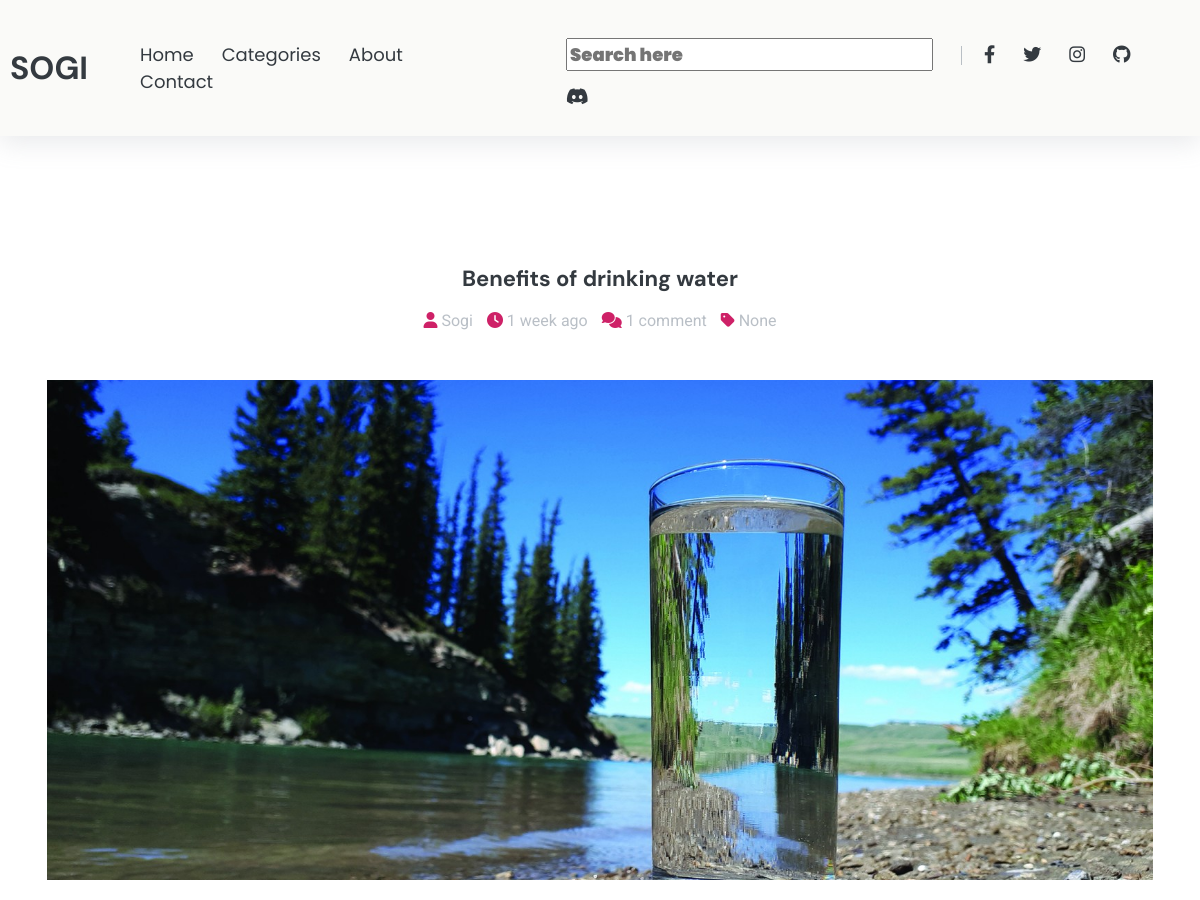
/post/1 (upper part), run on an earlier commit of the app's database.
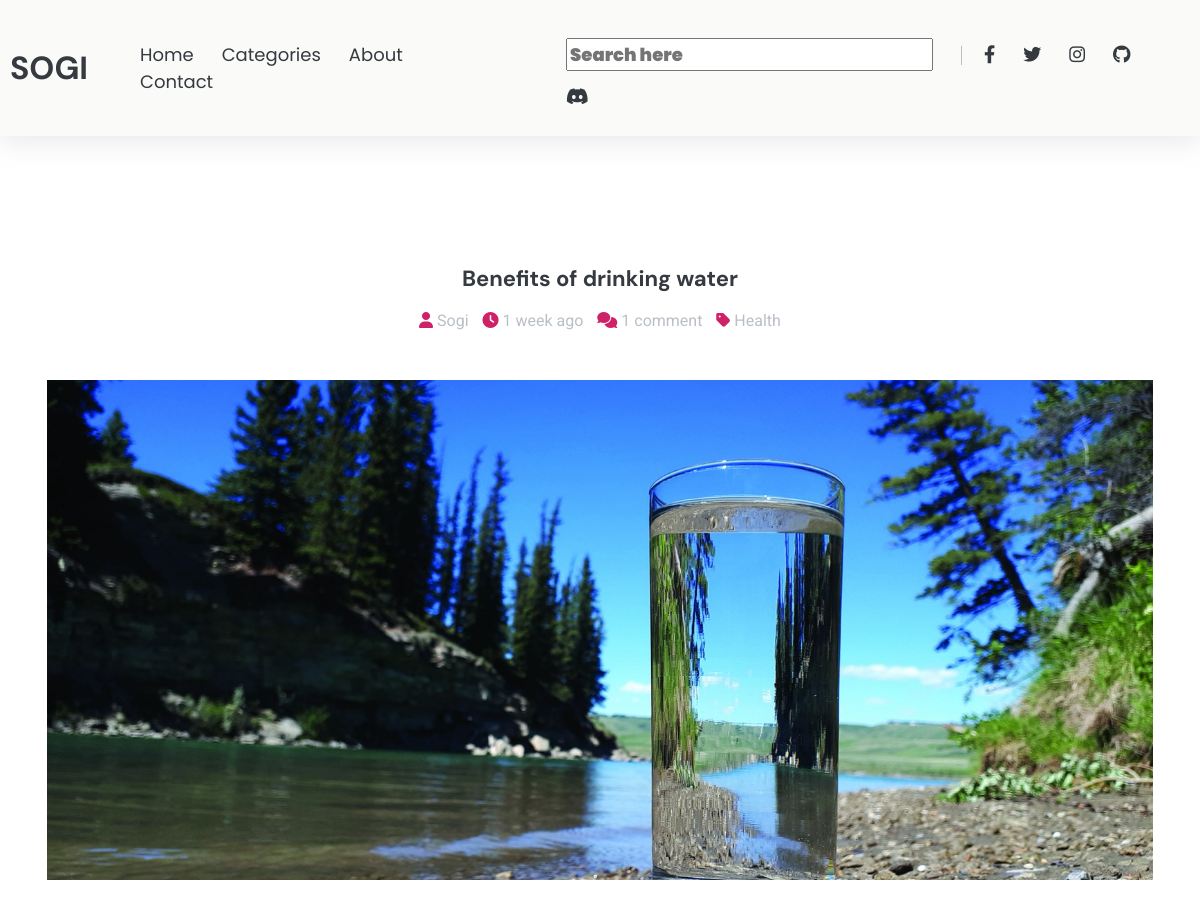
And on a later commit of the database.
### blog/models.py (models this page shows)
class Post(models.Model):
    author = models.ForeignKey(User, on_delete=models.CASCADE)
    title = models.CharField(max_length=254, null=True)
    topic = models.ForeignKey(Topic, on_delete=models.SET_NULL, null=True)
    thumbnail = models.ImageField(null=True, blank=True)
    content = RichTextField(blank=True, null=True)
    updated = models.DateTimeField(auto_now=True)
    created = models.DateTimeField(auto_now_add=True)
    class Meta:
        ordering = ['-created', '-updated']
    def __str__(self) -> str:
        return self.title

class Topic(models.Model):
    name = models.CharField(max_length=255)
    def __str__(self) -> str:
        return self.name

### blog/views.py (the view, shortened to what this page needs)
# urls.py: path('post/<str:pk>', views.post, name='post'),
def post(request, pk):
    form = BlogComment()
    post = Post.objects.get(id=pk)
    comments = post.comment_set.all()
    number = comments.count()
    context = {'post': post, 'comments': comments,
               'form': form, 'number': number}
    print(comments)
    return render(request, 'blog/article.html', context)

### blog/forms.py
class BlogComment(ModelForm):
    class Meta:
        model = Comment
        fields = ['name', 'email', 'body']

### blog/models.py (called while the page is built)
    def __str__(self) -> str:
        return self.body

### blog/templates/blog/article.html (shortened to what this page needs)
{% extends "blog/main.html" %}
{% load static %}
{% block content %}
    <main id="site-main">
        <section class="container">
            <article id="post">
                <div class="headings text-center">
                    <div class="title">
                        <h2 class="text-title text-dark display-1">{{post}}</h2>
                    </div>
                    <div class="meta">
                        <a href="#" class="link display-2 text-secondary px-1">
                            <i class="fas fa-user text-primary"></i> {{post.author|capfirst}}
                        </a>
                        <a href="#" class="link display-2 text-secondary px-1">
                            <i class="fas fa-clock text-primary"></i> {{post.created|timesince}} ago
                        </a>
                        <a href="#" class="link display-2 text-secondary px-1">
                            <i class="fas fa-comments text-primary"></i> {{number}} comment{{number|pluralize:'s'}}
                        </a>
                        <a href="#" class="link display-2 text-secondary px-1">
                            <i class="fas fa-tag text-primary"></i> {{post.topic}}
                        </a>
                    </div>
                </div>
                <div class="thumbnail mt-3">
                    <img src="{{post.thumbnail.url}}" class="thumbnail" alt="">
                </div>
            </article>
        </section>
    </main>
{% endblock content %}

### blog/templates/blog/main.html (shortened to what this page needs)
{% load static %}
<!DOCTYPE html>
<html lang="en">
<head>
    <link rel="stylesheet" href="https://cdnjs.cloudflare.com/ajax/libs/font-awesome/6.1.1/css/all.min.css"
 />
    <link rel="stylesheet" href="https://cdnjs.cloudflare.com/ajax/libs/Swiper/6.4.5/swiper-bundle.min.css"
 />
    <link rel="stylesheet" type="text/css" href="{% static 'blog/styles.css' %}">
</head>
<body>
    <header id="header" class="shadow bg-light">
        <nav class="container navbar">
            <a href="{% url 'blog'%}" class="nav-brand text-dark">
                SOGI
            </a>
            <div class="collapse">
                <ul class="navbar-nav">
                    <a href="{% url 'blog' %}" class="nav-link">Home</a>
                    <a href="{% url 'cat' %}" class="nav-link">Categories</a>
                    <a href="#footer" class="nav-link">About</a>
                    <a href="mailto:sxoxgxi@duck.com" class="nav-link">Contact</a>
                </ul>
            </div>
            <div class="collapse">
                <ul class="navbar-nav">
                    <div class="search-box">
                        <input type="text" class="fa-solid nav-link" placeholder="Search here">
                    </div>
                    <a href="#" class="nav-link"><i class="fab fa-facebook-f"></i></a>
                    <a href="#" class="nav-link"><i class="fab fa-twitter"></i></a>
                    <a href="#" class="nav-link"><i class="fab fa-instagram"></i></a>
                    <a href="#" class="nav-link"><i class="fab fa-github"></i></a>
                    <a href="#" class="nav-link"><i class="fab fa-discord"></i></a>
                </ul>
            </div>
        </nav>
    </header>
    {% block content %}
    {% endblock %}
</body>
</html>

### blog/static/blog/styles.css (style rules this page uses)
:root { --light: #fafaf8; --secondary: #adb5bddb; --dark: #343a40; --primary-color: #ce2167; --secondary-color: #1db8a8; --border: #e9ecefc1; }
body { font-family: 'Roboto', sans-serif; padding: 0; margin: 0; }
a { text-decoration: none; }
*>* { box-sizing: border-box; }
.text-secondary { color: var(--secondary); }
.text-dark { color: var(--dark); }
.text-primary { color: var(--primary-color); }
.bg-light { background-color: var(--light); }
.container { max-width: 1200px; padding: 0 15px; margin: auto; }
.text-title { font-family: 'DM Sans', sans-serif; font-weight: bold; }
.display-1 { font-size: 22px; }
.display-2 { font-size: 16px; }
.text-center { text-align: center; }
.mt-3 { margin-top: 50px; }
.px-1 { padding-left: 5px; padding-right: 5px; }
.thumbnail { width: 100%; height: 500px; object-fit: cover; }
.shadow { box-shadow: rgba(149, 157, 165, 0.2) 0px 8px 24px; }
.navbar { position: relative; display: flex; flex-direction: row; justify-content: space-between; padding: 10px; }
.nav-brand { font-family: 'DM Sans', sans-serif; font-weight: bold; align-self: center; font-size: 32px; }
.collapse { align-self: center; }
.nav-link { font-size: 18px; margin: 12px; color: var(--dark); font-family: 'Poppins', sans-serif; }
.search-box { display: inline; border-right: 1px solid var(--secondary); padding-right: 12px; margin-right: 10px; }
#site-main { margin-top: 8em; }
#post { padding: 0 2em; margin-bottom: 4em; }

What changed in the data, as far as the page shows it:
changed Post "Benefits of drinking water": topic "None" → "Health"
